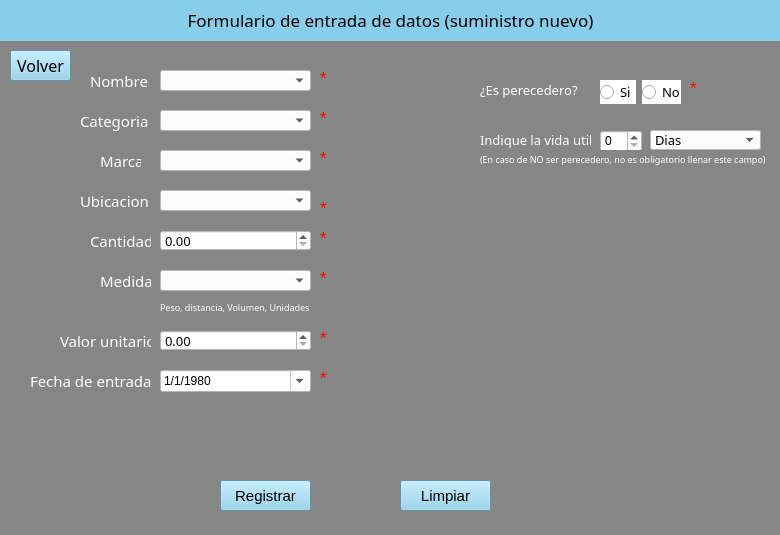
 <widget class="QMainWindow" name="thirdwindow">
  <property name="geometry">
   <rect>
    <x>0</x>
    <y>0</y>
    <width>780</width>
    <height>535</height>
   </rect>
  </property>
  <property name="palette">
   <palette>
    <active>
     <colorrole role="Button">
      <brush brushstyle="SolidPattern">
       <color alpha="255">
        <red>134</red>
        <green>134</green>
        <blue>134</blue>
       </color>
      </brush>
     </colorrole>
     <colorrole role="Light">
      <brush brushstyle="SolidPattern">
       <color alpha="255">
        <red>255</red>
        <green>255</green>
        <blue>255</blue>
       </color>
      </brush>
     </colorrole>
     <colorrole role="Base">
      <brush brushstyle="SolidPattern">
       <color alpha="255">
        <red>134</red>
        <green>134</green>
        <blue>134</blue>
       </color>
      </brush>
     </colorrole>
     <colorrole role="Window">
      <brush brushstyle="SolidPattern">
       <color alpha="255">
        <red>134</red>
        <green>134</green>
        <blue>134</blue>
       </color>
      </brush>
     </colorrole>
     <colorrole role="Shadow">
      <brush brushstyle="SolidPattern">
       <color alpha="255">
        <red>166</red>
        <green>166</green>
        <blue>166</blue>
       </color>
      </brush>
     </colorrole>
    </active>
    <inactive>
     <colorrole role="Button">
      <brush brushstyle="SolidPattern">
       <color alpha="255">
        <red>134</red>
        <green>134</green>
        <blue>134</blue>
       </color>
      </brush>
     </colorrole>
     <colorrole role="Light">
      <brush brushstyle="SolidPattern">
       <color alpha="255">
        <red>255</red>
        <green>255</green>
        <blue>255</blue>
       </color>
      </brush>
     </colorrole>
     <colorrole role="Base">
      <brush brushstyle="SolidPattern">
       <color alpha="255">
        <red>134</red>
        <green>134</green>
        <blue>134</blue>
       </color>
      </brush>
     </colorrole>
     <colorrole role="Window">
      <brush brushstyle="SolidPattern">
       <color alpha="255">
        <red>134</red>
        <green>134</green>
        <blue>134</blue>
       </color>
      </brush>
     </colorrole>
     <colorrole role="Shadow">
      <brush brushstyle="SolidPattern">
       <color alpha="255">
        <red>166</red>
        <green>166</green>
        <blue>166</blue>
       </color>
      </brush>
     </colorrole>
    </inactive>
    <disabled>
     <colorrole role="Button">
      <brush brushstyle="SolidPattern">
       <color alpha="255">
        <red>134</red>
        <green>134</green>
        <blue>134</blue>
       </color>
      </brush>
     </colorrole>
     <colorrole role="Light">
      <brush brushstyle="SolidPattern">
       <color alpha="255">
        <red>255</red>
        <green>255</green>
        <blue>255</blue>
       </color>
      </brush>
     </colorrole>
     <colorrole role="Base">
      <brush brushstyle="SolidPattern">
       <color alpha="255">
        <red>134</red>
        <green>134</green>
        <blue>134</blue>
       </color>
      </brush>
     </colorrole>
     <colorrole role="Window">
      <brush brushstyle="SolidPattern">
       <color alpha="255">
        <red>134</red>
        <green>134</green>
        <blue>134</blue>
       </color>
      </brush>
     </colorrole>
     <colorrole role="Shadow">
      <brush brushstyle="SolidPattern">
       <color alpha="255">
        <red>166</red>
        <green>166</green>
        <blue>166</blue>
       </color>
      </brush>
     </colorrole>
    </disabled>
   </palette>
  </property>
  <property name="font">
   <font>
    <family>Trebuchet MS</family>
    <pointsize>10</pointsize>
   </font>
  </property>
  <property name="windowTitle">
   <string>MainWindow</string>
  </property>
  <property name="styleSheet">
   <string notr="true">background-color: rgb(134, 134, 134);</string>
  </property>
  <property name="toolButtonStyle">
   <enum>Qt::ToolButtonIconOnly</enum>
  </property>
  <widget class="QWidget" name="centralwidget">
   <widget class="QSpinBox" name="spinBox">
    <property name="geometry">
     <rect>
      <x>600</x>
      <y>130</y>
      <width>42</width>
      <height>22</height>
     </rect>
    </property>
    <property name="styleSheet">
     <string notr="true">background-color: rgb(255, 255, 255);</string>
    </property>
    <property name="maximum">
     <number>1500</number>
    </property>
    <property name="value">
     <number>0</number>
    </property>
   </widget>
   <widget class="QLabel" name="label_3">
    <property name="geometry">
     <rect>
      <x>80</x>
      <y>110</y>
      <width>71</width>
      <height>21</height>
     </rect>
    </property>
    <property name="font">
     <font>
      <family>Trebuchet MS</family>
      <pointsize>11</pointsize>
     </font>
    </property>
    <property name="styleSheet">
     <string notr="true"/>
    </property>
    <property name="text">
     <string>&lt;html&gt;&lt;head/&gt;&lt;body&gt;&lt;p&gt;&lt;span style=&quot; color:#ffffff;&quot;&gt;Categoria&lt;/span&gt;&lt;/p&gt;&lt;/body&gt;&lt;/html&gt;</string>
    </property>
    <property name="textFormat">
     <enum>Qt::AutoText</enum>
    </property>
   </widget>
   <widget class="QLabel" name="label">
    <property name="geometry">
     <rect>
      <x>90</x>
      <y>70</y>
      <width>61</width>
      <height>21</height>
     </rect>
    </property>
    <property name="palette">
     <palette>
      <active>
       <colorrole role="Button">
        <brush brushstyle="SolidPattern">
         <color alpha="255">
          <red>134</red>
          <green>134</green>
          <blue>134</blue>
         </color>
        </brush>
       </colorrole>
       <colorrole role="Base">
        <brush brushstyle="SolidPattern">
         <color alpha="255">
          <red>134</red>
          <green>134</green>
          <blue>134</blue>
         </color>
        </brush>
       </colorrole>
       <colorrole role="Window">
        <brush brushstyle="SolidPattern">
         <color alpha="255">
          <red>134</red>
          <green>134</green>
          <blue>134</blue>
         </color>
        </brush>
       </colorrole>
      </active>
      <inactive>
       <colorrole role="Button">
        <brush brushstyle="SolidPattern">
         <color alpha="255">
          <red>134</red>
          <green>134</green>
          <blue>134</blue>
         </color>
        </brush>
       </colorrole>
       <colorrole role="Base">
        <brush brushstyle="SolidPattern">
         <color alpha="255">
          <red>134</red>
          <green>134</green>
          <blue>134</blue>
         </color>
        </brush>
       </colorrole>
       <colorrole role="Window">
        <brush brushstyle="SolidPattern">
         <color alpha="255">
          <red>134</red>
          <green>134</green>
          <blue>134</blue>
         </color>
        </brush>
       </colorrole>
      </inactive>
      <disabled>
       <colorrole role="Button">
        <brush brushstyle="SolidPattern">
         <color alpha="255">
          <red>134</red>
          <green>134</green>
          <blue>134</blue>
         </color>
        </brush>
       </colorrole>
       <colorrole role="Base">
        <brush brushstyle="SolidPattern">
         <color alpha="255">
          <red>134</red>
          <green>134</green>
          <blue>134</blue>
         </color>
        </brush>
       </colorrole>
       <colorrole role="Window">
        <brush brushstyle="SolidPattern">
         <color alpha="255">
          <red>134</red>
          <green>134</green>
          <blue>134</blue>
         </color>
        </brush>
       </colorrole>
      </disabled>
     </palette>
    </property>
    <property name="font">
     <font>
      <family>Trebuchet MS</family>
      <pointsize>11</pointsize>
     </font>
    </property>
    <property name="autoFillBackground">
     <bool>false</bool>
    </property>
    <property name="styleSheet">
     <string notr="true"/>
    </property>
    <property name="frameShape">
     <enum>QFrame::NoFrame</enum>
    </property>
    <property name="frameShadow">
     <enum>QFrame::Plain</enum>
    </property>
    <property name="text">
     <string>&lt;html&gt;&lt;head/&gt;&lt;body&gt;&lt;p&gt;&lt;span style=&quot; color:#ffffff;&quot;&gt;Nombre&lt;/span&gt;&lt;/p&gt;&lt;/body&gt;&lt;/html&gt;</string>
    </property>
    <property name="textFormat">
     <enum>Qt::AutoText</enum>
    </property>
    <property name="scaledContents">
     <bool>false</bool>
    </property>
   </widget>
   <widget class="QLabel" name="label_9">
    <property name="geometry">
     <rect>
      <x>100</x>
      <y>270</y>
      <width>51</width>
      <height>21</height>
     </rect>
    </property>
    <property name="font">
     <font>
      <family>Trebuchet MS</family>
      <pointsize>11</pointsize>
     </font>
    </property>
    <property name="styleSheet">
     <string notr="true"/>
    </property>
    <property name="text">
     <string>&lt;html&gt;&lt;head/&gt;&lt;body&gt;&lt;p&gt;&lt;span style=&quot; color:#ffffff;&quot;&gt;Medida&lt;/span&gt;&lt;/p&gt;&lt;/body&gt;&lt;/html&gt;</string>
    </property>
    <property name="textFormat">
     <enum>Qt::AutoText</enum>
    </property>
   </widget>
   <widget class="QLabel" name="label_14">
    <property name="geometry">
     <rect>
      <x>0</x>
      <y>0</y>
      <width>781</width>
      <height>41</height>
     </rect>
    </property>
    <property name="font">
     <font>
      <family>Trebuchet MS</family>
      <pointsize>13</pointsize>
     </font>
    </property>
    <property name="styleSheet">
     <string notr="true">
background-color: rgb(135, 206, 235);</string>
    </property>
    <property name="text">
     <string>&lt;html&gt;&lt;head/&gt;&lt;body&gt;&lt;p align=&quot;center&quot;&gt;Formulario de entrada de datos (suministro nuevo)&lt;/p&gt;&lt;/body&gt;&lt;/html&gt;</string>
    </property>
   </widget>
   <widget class="QComboBox" name="comboBox_2">
    <property name="geometry">
     <rect>
      <x>160</x>
      <y>110</y>
      <width>151</width>
      <height>21</height>
     </rect>
    </property>
    <property name="font">
     <font>
      <family>Trebuchet MS</family>
      <pointsize>10</pointsize>
     </font>
    </property>
    <property name="styleSheet">
     <string notr="true">background-color: rgb(255, 255, 255);</string>
    </property>
    <item>
     <property name="text">
      <string/>
     </property>
    </item>
    <item>
     <property name="text">
      <string>Gucci</string>
     </property>
    </item>
    <item>
     <property name="text">
      <string>Nike</string>
     </property>
    </item>
    <item>
     <property name="text">
      <string>Adidas</string>
     </property>
    </item>
   </widget>
   <widget class="QLabel" name="label_6">
    <property name="geometry">
     <rect>
      <x>80</x>
      <y>190</y>
      <width>71</width>
      <height>21</height>
     </rect>
    </property>
    <property name="font">
     <font>
      <family>Trebuchet MS</family>
      <pointsize>11</pointsize>
     </font>
    </property>
    <property name="styleSheet">
     <string notr="true"/>
    </property>
    <property name="text">
     <string>&lt;html&gt;&lt;head/&gt;&lt;body&gt;&lt;p&gt;&lt;span style=&quot; color:#ffffff;&quot;&gt;Ubicacion&lt;/span&gt;&lt;/p&gt;&lt;/body&gt;&lt;/html&gt;</string>
    </property>
    <property name="textFormat">
     <enum>Qt::AutoText</enum>
    </property>
   </widget>
   <widget class="QComboBox" name="comboBox_4">
    <property name="enabled">
     <bool>true</bool>
    </property>
    <property name="geometry">
     <rect>
      <x>650</x>
      <y>130</y>
      <width>111</width>
      <height>20</height>
     </rect>
    </property>
    <property name="font">
     <font>
      <family>Trebuchet MS</family>
      <pointsize>10</pointsize>
     </font>
    </property>
    <property name="styleSheet">
     <string notr="true">background-color: rgb(255, 255, 255);</string>
    </property>
    <property name="frame">
     <bool>true</bool>
    </property>
    <item>
     <property name="text">
      <string>Dias</string>
     </property>
    </item>
   </widget>
   <widget class="QLabel" name="label_12">
    <property name="geometry">
     <rect>
      <x>480</x>
      <y>80</y>
      <width>111</width>
      <height>21</height>
     </rect>
    </property>
    <property name="font">
     <font>
      <family>Trebuchet MS</family>
      <pointsize>10</pointsize>
     </font>
    </property>
    <property name="styleSheet">
     <string notr="true"/>
    </property>
    <property name="text">
     <string>&lt;html&gt;&lt;head/&gt;&lt;body&gt;&lt;p&gt;&lt;span style=&quot; color:#ffffff;&quot;&gt;¿Es perecedero?&lt;/span&gt;&lt;/p&gt;&lt;/body&gt;&lt;/html&gt;</string>
    </property>
    <property name="textFormat">
     <enum>Qt::AutoText</enum>
    </property>
   </widget>
   <widget class="QPushButton" name="boton3">
    <property name="geometry">
     <rect>
      <x>220</x>
      <y>480</y>
      <width>91</width>
      <height>31</height>
     </rect>
    </property>
    <property name="font">
     <font>
      <family>Segoe UI</family>
      <pointsize>11</pointsize>
     </font>
    </property>
    <property name="styleSheet">
     <string notr="true">background-color: rgb(135, 206, 235);</string>
    </property>
    <property name="text">
     <string>Registrar</string>
    </property>
   </widget>
   <widget class="QLabel" name="label_8">
    <property name="geometry">
     <rect>
      <x>60</x>
      <y>330</y>
      <width>91</width>
      <height>21</height>
     </rect>
    </property>
    <property name="font">
     <font>
      <family>Trebuchet MS</family>
      <pointsize>11</pointsize>
     </font>
    </property>
    <property name="styleSheet">
     <string notr="true"/>
    </property>
    <property name="text">
     <string>&lt;html&gt;&lt;head/&gt;&lt;body&gt;&lt;p&gt;&lt;span style=&quot; color:#ffffff;&quot;&gt;Valor unitario&lt;/span&gt;&lt;/p&gt;&lt;/body&gt;&lt;/html&gt;</string>
    </property>
    <property name="textFormat">
     <enum>Qt::AutoText</enum>
    </property>
   </widget>
   <widget class="QLabel" name="label_13">
    <property name="geometry">
     <rect>
      <x>480</x>
      <y>130</y>
      <width>111</width>
      <height>21</height>
     </rect>
    </property>
    <property name="font">
     <font>
      <family>Trebuchet MS</family>
      <pointsize>10</pointsize>
     </font>
    </property>
    <property name="styleSheet">
     <string notr="true"/>
    </property>
    <property name="text">
     <string>&lt;html&gt;&lt;head/&gt;&lt;body&gt;&lt;p&gt;&lt;span style=&quot; color:#ffffff;&quot;&gt;Indique la vida util&lt;/span&gt;&lt;/p&gt;&lt;/body&gt;&lt;/html&gt;</string>
    </property>
    <property name="textFormat">
     <enum>Qt::AutoText</enum>
    </property>
   </widget>
   <widget class="QComboBox" name="comboBox_3">
    <property name="geometry">
     <rect>
      <x>160</x>
      <y>150</y>
      <width>151</width>
      <height>21</height>
     </rect>
    </property>
    <property name="font">
     <font>
      <family>Trebuchet MS</family>
      <pointsize>10</pointsize>
     </font>
    </property>
    <property name="styleSheet">
     <string notr="true">background-color: rgb(255, 255, 255);</string>
    </property>
    <item>
     <property name="text">
      <string/>
     </property>
    </item>
    <item>
     <property name="text">
      <string>Gucci</string>
     </property>
    </item>
    <item>
     <property name="text">
      <string>Nike</string>
     </property>
    </item>
    <item>
     <property name="text">
      <string>Adidas</string>
     </property>
    </item>
   </widget>
   <widget class="QPushButton" name="boton1">
    <property name="geometry">
     <rect>
      <x>400</x>
      <y>480</y>
      <width>91</width>
      <height>31</height>
     </rect>
    </property>
    <property name="font">
     <font>
      <family>Segoe UI</family>
      <pointsize>11</pointsize>
     </font>
    </property>
    <property name="styleSheet">
     <string notr="true">background-color: rgb(135, 206, 235);</string>
    </property>
    <property name="text">
     <string>Limpiar</string>
    </property>
   </widget>
   <widget class="QDoubleSpinBox" name="doubleSpinBox">
    <property name="geometry">
     <rect>
      <x>160</x>
      <y>230</y>
      <width>151</width>
      <height>21</height>
     </rect>
    </property>
    <property name="font">
     <font>
      <family>Trebuchet MS</family>
      <pointsize>10</pointsize>
     </font>
    </property>
    <property name="styleSheet">
     <string notr="true">background-color: rgb(255, 255, 255);</string>
    </property>
    <property name="maximum">
     <double>10000.989999999999782</double>
    </property>
   </widget>
   <widget class="QComboBox" name="comboBox">
    <property name="geometry">
     <rect>
      <x>160</x>
      <y>190</y>
      <width>151</width>
      <height>21</height>
     </rect>
    </property>
    <property name="font">
     <font>
      <family>Trebuchet MS</family>
      <pointsize>10</pointsize>
     </font>
    </property>
    <property name="styleSheet">
     <string notr="true">background-color: rgb(255, 255, 255);</string>
    </property>
    <item>
     <property name="text">
      <string/>
     </property>
    </item>
   </widget>
   <widget class="QLabel" name="label_4">
    <property name="geometry">
     <rect>
      <x>90</x>
      <y>230</y>
      <width>61</width>
      <height>21</height>
     </rect>
    </property>
    <property name="font">
     <font>
      <family>Trebuchet MS</family>
      <pointsize>11</pointsize>
     </font>
    </property>
    <property name="styleSheet">
     <string notr="true"/>
    </property>
    <property name="text">
     <string>&lt;html&gt;&lt;head/&gt;&lt;body&gt;&lt;p&gt;&lt;span style=&quot; color:#ffffff;&quot;&gt;Cantidad&lt;/span&gt;&lt;/p&gt;&lt;/body&gt;&lt;/html&gt;</string>
    </property>
    <property name="textFormat">
     <enum>Qt::AutoText</enum>
    </property>
   </widget>
   <widget class="QLabel" name="label_2">
    <property name="geometry">
     <rect>
      <x>100</x>
      <y>150</y>
      <width>41</width>
      <height>21</height>
     </rect>
    </property>
    <property name="font">
     <font>
      <family>Trebuchet MS</family>
      <pointsize>11</pointsize>
     </font>
    </property>
    <property name="styleSheet">
     <string notr="true"/>
    </property>
    <property name="text">
     <string>&lt;html&gt;&lt;head/&gt;&lt;body&gt;&lt;p&gt;&lt;span style=&quot; color:#ffffff;&quot;&gt;Marca&lt;/span&gt;&lt;/p&gt;&lt;/body&gt;&lt;/html&gt;</string>
    </property>
    <property name="textFormat">
     <enum>Qt::AutoText</enum>
    </property>
   </widget>
   <widget class="QDoubleSpinBox" name="doubleSpinBox_3">
    <property name="geometry">
     <rect>
      <x>160</x>
      <y>330</y>
      <width>151</width>
      <height>21</height>
     </rect>
    </property>
    <property name="font">
     <font>
      <family>Trebuchet MS</family>
      <pointsize>10</pointsize>
     </font>
    </property>
    <property name="styleSheet">
     <string notr="true">background-color: rgb(255, 255, 255);</string>
    </property>
    <property name="maximum">
     <double>10000.989999999999782</double>
    </property>
   </widget>
   <widget class="QLabel" name="label_5">
    <property name="geometry">
     <rect>
      <x>30</x>
      <y>370</y>
      <width>121</width>
      <height>21</height>
     </rect>
    </property>
    <property name="font">
     <font>
      <family>Trebuchet MS</family>
      <pointsize>11</pointsize>
      <bold>false</bold>
      <underline>false</underline>
      <strikeout>false</strikeout>
      <kerning>true</kerning>
     </font>
    </property>
    <property name="mouseTracking">
     <bool>true</bool>
    </property>
    <property name="styleSheet">
     <string notr="true"/>
    </property>
    <property name="text">
     <string>&lt;html&gt;&lt;head/&gt;&lt;body&gt;&lt;p&gt;&lt;span style=&quot; color:#ffffff;&quot;&gt;Fecha de entrada&lt;/span&gt;&lt;/p&gt;&lt;/body&gt;&lt;/html&gt;</string>
    </property>
    <property name="textFormat">
     <enum>Qt::AutoText</enum>
    </property>
   </widget>
   <widget class="QWidget" name="horizontalLayoutWidget">
    <property name="geometry">
     <rect>
      <x>600</x>
      <y>80</y>
      <width>81</width>
      <height>24</height>
     </rect>
    </property>
    <layout class="QHBoxLayout" name="horizontalLayout">
     <item>
      <widget class="QRadioButton" name="radioButton_3">
       <property name="font">
        <font>
         <family>Trebuchet MS</family>
         <pointsize>10</pointsize>
        </font>
       </property>
       <property name="styleSheet">
        <string notr="true">color: rgb(0, 0, 0);
background-color: rgb(255, 255, 255);</string>
       </property>
       <property name="text">
        <string>Si</string>
       </property>
      </widget>
     </item>
     <item>
      <widget class="QRadioButton" name="radioButton_4">
       <property name="font">
        <font>
         <family>Trebuchet MS</family>
         <pointsize>10</pointsize>
        </font>
       </property>
       <property name="styleSheet">
        <string notr="true">color: rgb(0, 0, 0);
background-color: rgb(255, 255, 255);</string>
       </property>
       <property name="text">
        <string>No</string>
       </property>
      </widget>
     </item>
    </layout>
   </widget>
   <widget class="QPushButton" name="botonforsumnue">
    <property name="geometry">
     <rect>
      <x>10</x>
      <y>50</y>
      <width>61</width>
      <height>31</height>
     </rect>
    </property>
    <property name="font">
     <font>
      <family>Trebuchet MS</family>
      <pointsize>12</pointsize>
     </font>
    </property>
    <property name="styleSheet">
     <string notr="true">background-color: rgb(135, 206, 235);</string>
    </property>
    <property name="text">
     <string>Volver</string>
    </property>
   </widget>
   <widget class="QLabel" name="label_10">
    <property name="geometry">
     <rect>
      <x>160</x>
      <y>300</y>
      <width>151</width>
      <height>16</height>
     </rect>
    </property>
    <property name="font">
     <font>
      <family>Trebuchet MS</family>
      <pointsize>11</pointsize>
     </font>
    </property>
    <property name="styleSheet">
     <string notr="true"/>
    </property>
    <property name="text">
     <string>&lt;html&gt;&lt;head/&gt;&lt;body&gt;&lt;p&gt;&lt;span style=&quot; font-size:7pt; color:#ffffff;&quot;&gt;Peso, distancia, Volumen, Unidades&lt;/span&gt;&lt;/p&gt;&lt;/body&gt;&lt;/html&gt;</string>
    </property>
    <property name="textFormat">
     <enum>Qt::AutoText</enum>
    </property>
   </widget>
   <widget class="QLabel" name="label_15">
    <property name="geometry">
     <rect>
      <x>320</x>
      <y>70</y>
      <width>16</width>
      <height>16</height>
     </rect>
    </property>
    <property name="font">
     <font>
      <pointsize>13</pointsize>
     </font>
    </property>
    <property name="styleSheet">
     <string notr="true">color: rgb(255, 0, 0);</string>
    </property>
    <property name="text">
     <string>*</string>
    </property>
   </widget>
   <widget class="QLabel" name="label_16">
    <property name="geometry">
     <rect>
      <x>320</x>
      <y>270</y>
      <width>16</width>
      <height>16</height>
     </rect>
    </property>
    <property name="font">
     <font>
      <pointsize>13</pointsize>
     </font>
    </property>
    <property name="styleSheet">
     <string notr="true">color: rgb(255, 0, 0);</string>
    </property>
    <property name="text">
     <string>*</string>
    </property>
   </widget>
   <widget class="QLabel" name="label_18">
    <property name="geometry">
     <rect>
      <x>320</x>
      <y>370</y>
      <width>16</width>
      <height>16</height>
     </rect>
    </property>
    <property name="font">
     <font>
      <pointsize>13</pointsize>
     </font>
    </property>
    <property name="styleSheet">
     <string notr="true">color: rgb(255, 0, 0);</string>
    </property>
    <property name="text">
     <string>*</string>
    </property>
   </widget>
   <widget class="QLabel" name="label_20">
    <property name="geometry">
     <rect>
      <x>320</x>
      <y>330</y>
      <width>16</width>
      <height>16</height>
     </rect>
    </property>
    <property name="font">
     <font>
      <pointsize>13</pointsize>
     </font>
    </property>
    <property name="styleSheet">
     <string notr="true">color: rgb(255, 0, 0);</string>
    </property>
    <property name="text">
     <string>*</string>
    </property>
   </widget>
   <widget class="QLabel" name="label_23">
    <property name="geometry">
     <rect>
      <x>320</x>
      <y>230</y>
      <width>16</width>
      <height>16</height>
     </rect>
    </property>
    <property name="font">
     <font>
      <pointsize>13</pointsize>
     </font>
    </property>
    <property name="styleSheet">
     <string notr="true">color: rgb(255, 0, 0);</string>
    </property>
    <property name="text">
     <string>*</string>
    </property>
   </widget>
   <widget class="QLabel" name="label_24">
    <property name="geometry">
     <rect>
      <x>320</x>
      <y>200</y>
      <width>16</width>
      <height>16</height>
     </rect>
    </property>
    <property name="font">
     <font>
      <pointsize>13</pointsize>
     </font>
    </property>
    <property name="styleSheet">
     <string notr="true">color: rgb(255, 0, 0);</string>
    </property>
    <property name="text">
     <string>*</string>
    </property>
   </widget>
   <widget class="QLabel" name="label_25">
    <property name="geometry">
     <rect>
      <x>320</x>
      <y>150</y>
      <width>16</width>
      <height>16</height>
     </rect>
    </property>
    <property name="font">
     <font>
      <pointsize>13</pointsize>
     </font>
    </property>
    <property name="styleSheet">
     <string notr="true">color: rgb(255, 0, 0);</string>
    </property>
    <property name="text">
     <string>*</string>
    </property>
   </widget>
   <widget class="QLabel" name="label_26">
    <property name="geometry">
     <rect>
      <x>320</x>
      <y>110</y>
      <width>16</width>
      <height>16</height>
     </rect>
    </property>
    <property name="font">
     <font>
      <pointsize>13</pointsize>
     </font>
    </property>
    <property name="styleSheet">
     <string notr="true">color: rgb(255, 0, 0);</string>
    </property>
    <property name="text">
     <string>*</string>
    </property>
   </widget>
   <widget class="QLabel" name="label_27">
    <property name="geometry">
     <rect>
      <x>690</x>
      <y>80</y>
      <width>16</width>
      <height>16</height>
     </rect>
    </property>
    <property name="font">
     <font>
      <pointsize>13</pointsize>
     </font>
    </property>
    <property name="styleSheet">
     <string notr="true">color: rgb(255, 0, 0);</string>
    </property>
    <property name="text">
     <string>*</string>
    </property>
   </widget>
   <widget class="QLabel" name="label_21">
    <property name="geometry">
     <rect>
      <x>480</x>
      <y>150</y>
      <width>291</width>
      <height>20</height>
     </rect>
    </property>
    <property name="font">
     <font>
      <family>Trebuchet MS</family>
      <pointsize>7</pointsize>
     </font>
    </property>
    <property name="styleSheet">
     <string notr="true"/>
    </property>
    <property name="text">
     <string>&lt;html&gt;&lt;head/&gt;&lt;body&gt;&lt;p&gt;&lt;span style=&quot; color:#ffffff;&quot;&gt;(En caso de NO ser perecedero, no es obligatorio llenar este campo)&lt;/span&gt;&lt;/p&gt;&lt;/body&gt;&lt;/html&gt;</string>
    </property>
    <property name="textFormat">
     <enum>Qt::AutoText</enum>
    </property>
   </widget>
   <widget class="QDateEdit" name="dateEdit">
    <property name="geometry">
     <rect>
      <x>160</x>
      <y>370</y>
      <width>151</width>
      <height>22</height>
     </rect>
    </property>
    <property name="styleSheet">
     <string notr="true">background-color: rgb(255, 255, 255);
color: rgb(0, 0, 0);</string>
    </property>
    <property name="displayFormat">
     <string>d/M/yyyy</string>
    </property>
    <property name="calendarPopup">
     <bool>true</bool>
    </property>
    <property name="date">
     <date>
      <year>1980</year>
      <month>1</month>
      <day>1</day>
     </date>
    </property>
   </widget>
   <widget class="QComboBox" name="comboBox_5">
    <property name="geometry">
     <rect>
      <x>160</x>
      <y>70</y>
      <width>151</width>
      <height>21</height>
     </rect>
    </property>
    <property name="font">
     <font>
      <family>Trebuchet MS</family>
      <pointsize>10</pointsize>
     </font>
    </property>
    <property name="styleSheet">
     <string notr="true">background-color: rgb(255, 255, 255);</string>
    </property>
    <item>
     <property name="text">
      <string/>
     </property>
    </item>
    <item>
     <property name="text">
      <string>Gucci</string>
     </property>
    </item>
    <item>
     <property name="text">
      <string>Nike</string>
     </property>
    </item>
    <item>
     <property name="text">
      <string>Adidas</string>
     </property>
    </item>
   </widget>
   <widget class="QComboBox" name="lineEdit_5">
    <property name="geometry">
     <rect>
      <x>160</x>
      <y>270</y>
      <width>151</width>
      <height>21</height>
     </rect>
    </property>
    <property name="font">
     <font>
      <family>Trebuchet MS</family>
      <pointsize>10</pointsize>
     </font>
    </property>
    <property name="styleSheet">
     <string notr="true">background-color: rgb(255, 255, 255);</string>
    </property>
    <item>
     <property name="text">
      <string/>
     </property>
    </item>
    <item>
     <property name="text">
      <string>MG</string>
     </property>
    </item>
    <item>
     <property name="text">
      <string>GR</string>
     </property>
    </item>
    <item>
     <property name="text">
      <string>KG</string>
     </property>
    </item>
    <item>
     <property name="text">
      <string>MM</string>
     </property>
    </item>
    <item>
     <property name="text">
      <string>CM MTS</string>
     </property>
    </item>
    <item>
     <property name="text">
      <string>KM</string>
     </property>
    </item>
    <item>
     <property name="text">
      <string>ML</string>
     </property>
    </item>
    <item>
     <property name="text">
      <string>L</string>
     </property>
    </item>
    <item>
     <property name="text">
      <string>Unidades</string>
     </property>
    </item>
   </widget>
  </widget>
  <widget class="QStatusBar" name="statusbar"/>
 </widget>
